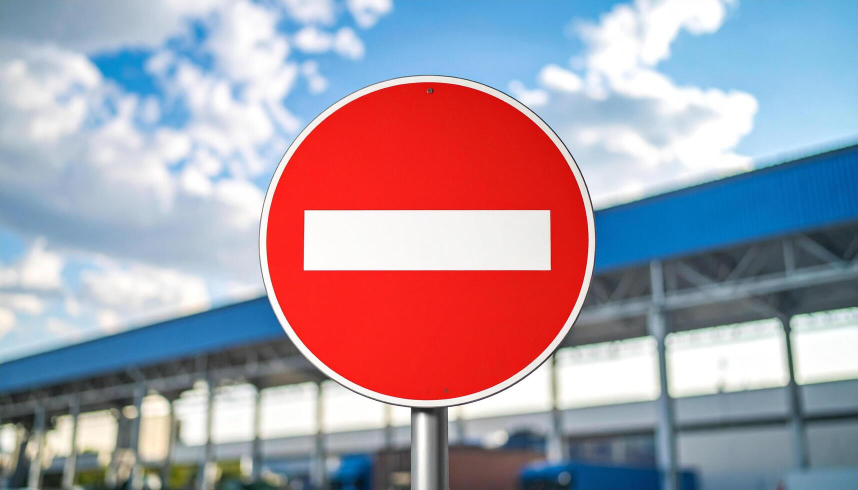
#> input picture build/data/regulatory signs/no_entry_sign_1.jpg, 1715 x 980 px (shown at 1/2 size); its folder holds 4 pictures in this run
$ python test_regulatory.py
#> lines starting #> are read from the running program, lines starting #| are printed output that depends on the picture; after the words box and inside, x2 and y2 are one past the last pixel; in counts of white or black regions, pixels touching at a corner belong together
### scripts/test_utils.py
"""Shared helpers for saving detection test images."""
import os

import cv2

ROOT = os.path.dirname(os.path.dirname(os.path.abspath(__file__)))
OUT_ROOT = os.path.join(ROOT, "build", "test_out")
STATIC_WIDTH = 400


def data_subfolder_path(relative_folder):
    """e.g. 'construction signs' -> absolute data path."""
    return os.path.join(ROOT, "data", relative_folder)


def output_subfolder_path(relative_folder):
    """Mirror data/ layout under build/test_out/."""
    path = os.path.join(OUT_ROOT, relative_folder)
    os.makedirs(path, exist_ok=True)
    return path


def load_resized(image_path, width=STATIC_WIDTH):
#> called with width = 400
    frame = cv2.imread(image_path)
#> frame is the input picture: shape (980, 1715, 3); mean B, G, R 166.5, 153.6, 166.5
    if frame is None:
        return None
    height = int(frame.shape[0] * (width / frame.shape[1]))
#> height = 228
    return cv2.resize(frame, (width, height))


def save_detection_result(frame, data_relative_folder, image_filename):
    """
    Save annotated frame only (no headers, no mask panels).
    Mirrors data/<folder>/ under build/test_out/<folder>/.
    """
    out_dir = output_subfolder_path(data_relative_folder)
    out_path = os.path.join(out_dir, image_filename)
    cv2.imwrite(out_path, frame)
    return out_path


# [12 lines left out: function draw_label, not called in this run]

### scripts/test_regulatory.py
"""Test STOP / DO NOT ENTER / SPEED LIMIT on data/regulatory signs/."""
import glob
import os
import sys

sys.path.insert(0, os.path.dirname(os.path.abspath(__file__)))

import cv2
import numpy as np

from test_utils import data_subfolder_path, load_resized, save_detection_result

DATA_FOLDER = "regulatory signs"
RED_COLOR = (0, 0, 255)
SPEED_COLOR = (255, 255, 255)
TARGET_PREFIXES = ("stop_", "no_entry_", "speed_limit_")


def get_static_red_mask(frame):
    blurred = cv2.GaussianBlur(frame, (5, 5), 0)
    hsv = cv2.cvtColor(blurred, cv2.COLOR_BGR2HSV)
#> hsv: shape (228, 400, 3); mean H, S, V 72.5, 87.8, 201.8
    mask = cv2.bitwise_or(
        cv2.inRange(hsv, (0, 120, 70), (10, 255, 255)),
        cv2.inRange(hsv, (170, 120, 70), (180, 255, 255)),
    )
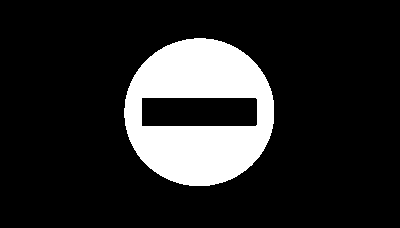
#> mask: shape (228, 400); 15.6% white; 1 white region, box (x1, y1, x2, y2) and area: (124, 38, 274, 186) 14234
    k = cv2.getStructuringElement(cv2.MORPH_RECT, (3, 3))
    return cv2.morphologyEx(cv2.morphologyEx(mask, cv2.MORPH_OPEN, k), cv2.MORPH_CLOSE, k)


def get_static_white_mask(frame):
    blurred = cv2.GaussianBlur(frame, (5, 5), 0)
    gray = cv2.cvtColor(blurred, cv2.COLOR_BGR2GRAY)
    hsv = cv2.cvtColor(blurred, cv2.COLOR_BGR2HSV)
    white = cv2.inRange(gray, 175, 255)
#> white: shape (228, 400); 46.1% white; 22 white regions (8 under 20 px), largest, box (x1, y1, x2, y2) and area: (0, 0, 400, 209) 34594, (142, 98, 257, 126) 3215, (311, 149, 368, 185) 1636
    red = cv2.bitwise_or(
        cv2.inRange(hsv, (0, 120, 70), (10, 255, 255)),
        cv2.inRange(hsv, (170, 120, 70), (180, 255, 255)),
    )
    white = cv2.bitwise_and(white, cv2.bitwise_not(red))
    k = cv2.getStructuringElement(cv2.MORPH_RECT, (7, 7))
    white = cv2.morphologyEx(cv2.morphologyEx(white, cv2.MORPH_OPEN, k), cv2.MORPH_CLOSE, k)
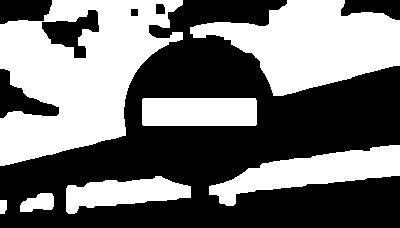
#> white: shape (228, 400); 45.3% white; 7 white regions

    rows, cols = white.shape
#> rows = 228; cols = 400
    frame_area = rows * cols
#> frame_area = 91200
    contours, _ = cv2.findContours(white, cv2.RETR_EXTERNAL, cv2.CHAIN_APPROX_SIMPLE)
#> contours = 7 contours; box (x1, y1, x2, y2) and area: (0, 0, 183, 166) 19042, (190, 0, 400, 96) 11272, (209, 145, 400, 206) 4902, (142, 98, 257, 126) 3075, (66, 176, 191, 214) 2660, (20, 193, 54, 212) 425, (0, 200, 7, 214) 72
    ranked = [(cv2.contourArea(c), cv2.boundingRect(c), c) for c in contours if cv2.contourArea(c) >= 250]
#> ranked = 6 items
    ranked.sort(reverse=True)
    cleaned = np.zeros_like(white)
    if not ranked:
        return cleaned

    if ranked[0][0] > frame_area * 0.20:
        cv2.drawContours(cleaned, [ranked[0][2]], -1, 255, cv2.FILLED)
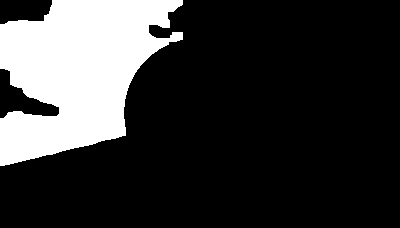
#> cleaned: shape (228, 400); 21.3% white; 1 white region, box (x1, y1, x2, y2) and area: (0, 0, 183, 166) 19431
        return cleaned

    eligible = [
        item
        for item in ranked
        if (item[1][1] + item[1][3] / 2) <= rows * 0.72 and item[1][2] <= item[1][3] * 2.0
    ]
    reference = max((a for a, _, _ in eligible), default=1.0)
    for area, bb, c in ranked:
        if area < reference * 0.20:
            continue
        if (bb[1] + bb[3] / 2) > rows * 0.72 or bb[2] > bb[3] * 2.0:
            continue
        cv2.drawContours(cleaned, [c], -1, 255, cv2.FILLED)
    return cleaned


# [90 lines left out: functions refine_speed_bbox, expand_speed_ocr_bbox, count_digit_holes, digit_heuristic, read_speed_digits, not called in this run]


def draw_label(frame, box, label, color):
    x, y, w, h = box
    cv2.rectangle(frame, (x, y), (x + w, y + h), color, 3)
    cv2.putText(frame, label, (x, max(y - 8, 22)), cv2.FONT_HERSHEY_SIMPLEX, 0.7, color, 2)


def detect_regulatory(frame, red_mask, white_mask):
    rows, cols = frame.shape[:2]
#> rows = 228; cols = 400
    max_a = rows * cols * 0.95
#> max_a = 86640
    labels = []

    speed_candidates = []
    for c in cv2.findContours(white_mask, cv2.RETR_EXTERNAL, cv2.CHAIN_APPROX_SIMPLE)[0]:
        area = cv2.contourArea(c)
        if area < 1200 or area > max_a:
            continue
        rough = cv2.boundingRect(c)
        if rough[1] > rows * 0.90 or rough[2] > cols * 0.35:
            continue
        if rough[2] / rough[3] > 1.35:
            continue
        bb = refine_speed_bbox(frame, rough)
        if bb[1] <= 3 and (rough[2] / rough[3]) > 0.95:
            continue
        if bb[3] < 35 or bb[2] / bb[3] > 1.35:
            continue
        digits = read_speed_digits(frame, bb, rough)
        if len(digits) < 2:
            continue
        speed_candidates.append((area, bb, digits))
#> this loop made 1 pass
#> (area, rough) on pass 1: (19042.5, (0, 0, 183, 166))
#> after the loop, speed_candidates = []

    if speed_candidates:
        _, bb, digits = max(speed_candidates, key=lambda item: item[0])
        label = f"SPEED LIMIT {digits}"
        draw_label(frame, bb, label, SPEED_COLOR)
        labels.append(label)

    for c in cv2.findContours(red_mask, cv2.RETR_EXTERNAL, cv2.CHAIN_APPROX_SIMPLE)[0]:
        area = cv2.contourArea(c)
        if area < 4000 or area > max_a:
            continue
        bb = cv2.boundingRect(c)
        if bb[1] > rows * 0.90:
            continue
        if bb[2] / bb[3] < 0.70 or bb[2] / bb[3] > 1.30:
            continue
        hull = cv2.convexHull(c)
        v = len(cv2.approxPolyDP(hull, 0.04 * cv2.arcLength(hull, True), True))
        if v < 7 or v > 9:
            continue
        roi = frame[bb[1] : bb[1] + bb[3], bb[0] : bb[0] + bb[2]]
        gray = cv2.cvtColor(roi, cv2.COLOR_BGR2GRAY)
        white_ratio = cv2.countNonZero(cv2.inRange(gray, 175, 255)) / gray.size
        if white_ratio > 0.35:
            continue
        has_bar = False
        _, bw = cv2.threshold(gray, 175, 255, cv2.THRESH_BINARY)
        for wc in cv2.findContours(bw, cv2.RETR_EXTERNAL, cv2.CHAIN_APPROX_SIMPLE)[0]:
            if cv2.contourArea(wc) < 40:
                continue
            bx, by, bw_w, bh = cv2.boundingRect(wc)
            if bw_w / max(bh, 1) > 2.0 and bw_w > bb[2] * 0.35:
                has_bar = True
                break
        if has_bar:
            draw_label(frame, bb, "DO NOT ENTER", RED_COLOR)
            labels.append("DO NOT ENTER")
        elif v == 8:
            draw_label(frame, bb, "STOP SIGN", RED_COLOR)
            labels.append("STOP SIGN")
#> this loop made 1 pass
#> (area, v, white_ratio) on pass 1: (17241, 8, 0.31)
#> pass 1, in detect_regulatory, `gray = cv2.cvtColor(roi, cv2.COLOR_BGR2GRAY)`:
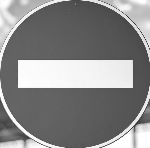
#> gray: shape (148, 150); min 33, max 255, mean 135.8
#> pass 1, in detect_regulatory, `_, bw = cv2.threshold(gray, 175, 255, cv2.THRESH_BINARY)`:
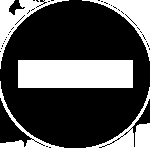
#> bw: shape (148, 150); 30.8% white; 5 white regions, box (x1, y1, x2, y2) and area: (18, 60, 133, 88) 3220, (82, 0, 150, 61) 1117, (0, 0, 69, 69) 1068, (86, 87, 150, 148) 889, (0, 81, 64, 148) 552
#> after the loop:
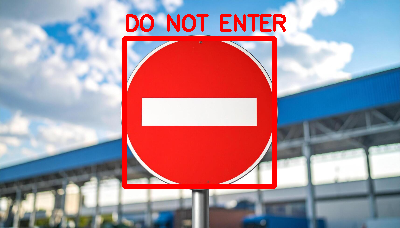
#> frame: shape (228, 400, 3); mean of channels 0, 1, 2 156.9, 144.6, 169.7; drawn as B, G, R
#> after the loop:
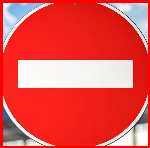
#> roi: shape (148, 150, 3); mean of channels 0, 1, 2 82.7, 85, 232.3; drawn as B, G, R
#> after the loop, labels = ['DO NOT ENTER']

    return labels


def expected_label(filename):
    if filename.startswith("stop_"):
        return "STOP SIGN"
    if filename.startswith("no_entry_"):
        return "DO NOT ENTER"
    if filename == "speed_limit_sign_1.jpg":
        return "SPEED LIMIT 30"
    if filename == "speed_limit_sign_2.jpg":
        return "SPEED LIMIT 35"
    return "SPEED LIMIT"


def image_paths():
    folder = data_subfolder_path(DATA_FOLDER)
    alt = os.path.join(os.path.dirname(os.path.dirname(folder)), "build", "data", DATA_FOLDER)
    paths = []
    seen = set()
    for root in (folder, alt):
        for pattern in ("*.jpg", "*.jpeg", "*.png"):
            for p in sorted(glob.glob(os.path.join(root, pattern))):
                name = os.path.basename(p)
                if p in seen or not name.startswith(TARGET_PREFIXES):
                    continue
                seen.add(p)
                paths.append(p)
    return sorted(paths)


def main():
    paths = image_paths()
    if not paths:
        print(f"No target images found in data/{DATA_FOLDER}/")
        return 1

    passed = failed = 0
    saved = []
    for path in paths:
        name = os.path.basename(path)
        frame = load_resized(path)
        if frame is None:
            print(f"SKIP {name}")
            continue

        labels = detect_regulatory(frame, get_static_red_mask(frame), get_static_white_mask(frame))
#> labels = ['DO NOT ENTER']
        out_path = save_detection_result(frame, DATA_FOLDER, name)
        saved.append(out_path)

        exp = expected_label(name)
        ok = exp in labels
#> ok = True
        if ok:
            passed += 1
            print(f"PASS {name}: {labels} -> {out_path}")
#| PASS no_entry_sign_1.jpg: ['DO NOT ENTER'] -> build/test_out/regulatory signs/no_entry_sign_1.jpg
        else:
            failed += 1
            print(f"FAIL {name}: expected {exp}, got {labels} -> {out_path}")

    print(f"\n{passed} passed, {failed} failed, {len(saved)} saved")
#| 1 passed, 0 failed, 1 saved
    if saved:
        try:
            os.startfile(os.path.dirname(saved[0]))
        except OSError:
            pass
    return 0 if failed == 0 else 1


if __name__ == "__main__":
    raise SystemExit(main())
#> (the program exits here)
